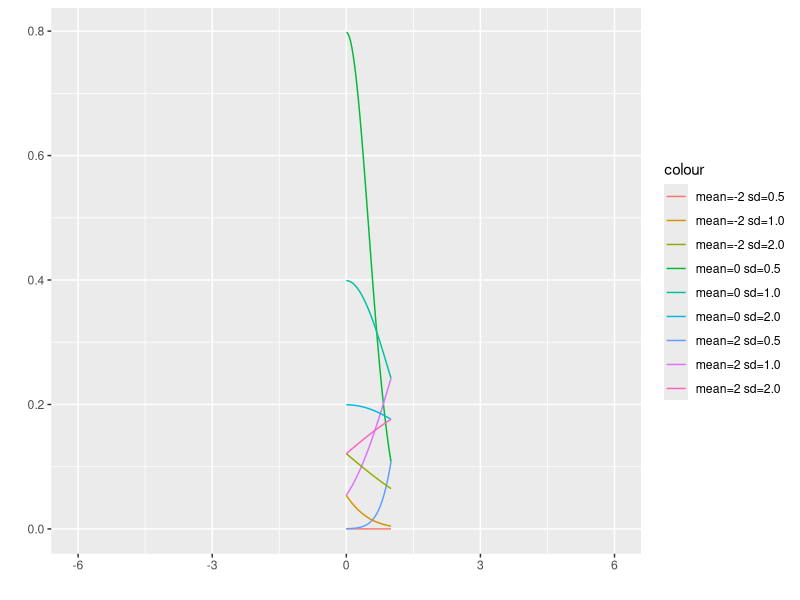

R code for this plot:
library(ggplot2)
par <- expand.grid(
  mean = c(-2, 0, 2),
  sd = c(.5, 1, 2))
ggplot(data = NULL) +
  aes(xmin = -6, xmax = 6) +
  mapply(
    function(mean, sd, co){
      stat_function(
        fun = dnorm,
        args=list(mean = mean,
                  sd = sd),
        aes_q(color=co))
    },
    par$mean, 
    par$sd, 
    sprintf("mean=%.0f sd=%.1f", 
            par$mean, par$sd)
  ) +
  xlab("") +
  ylab("")
